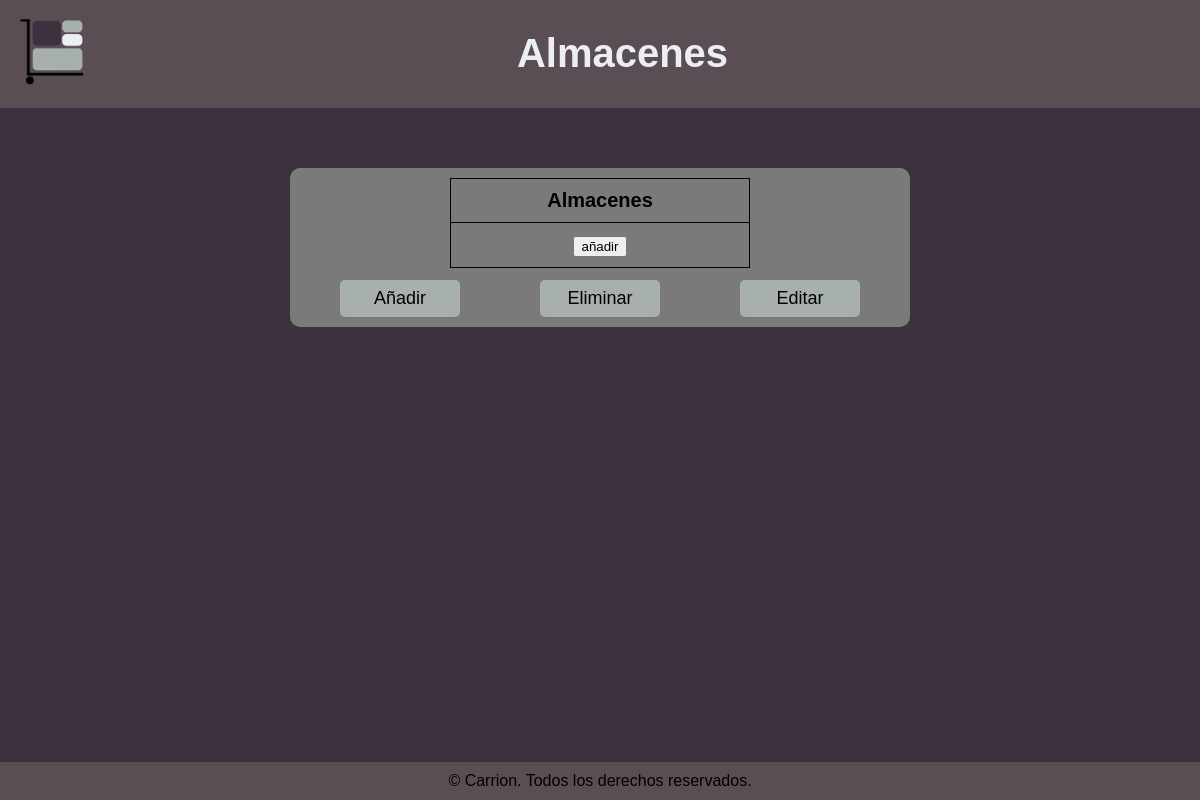
/backoffice/almacen.php, run on an earlier commit of the app's database.
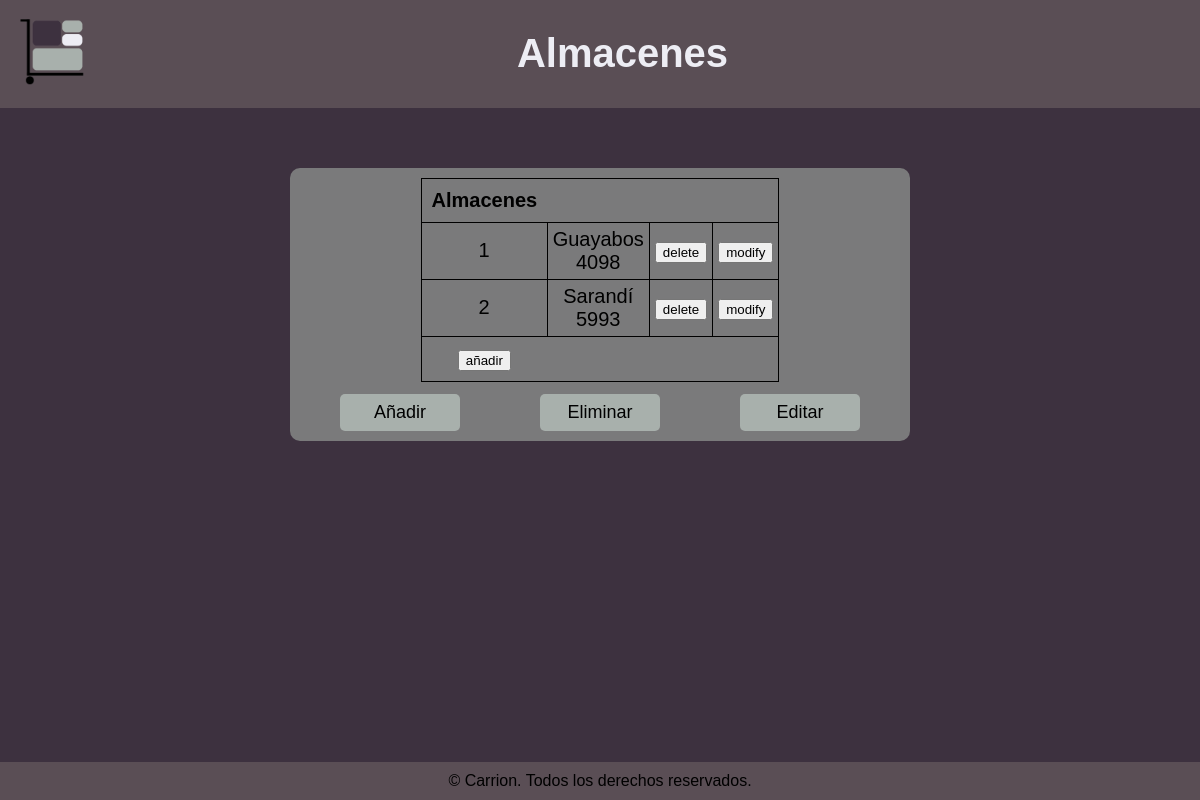
And on a later commit of the database.
### tables this page shows
CREATE TABLE `almacen` (
  `idAlmacen` int(11) NOT NULL,
  `ubicacion` varchar(64) NOT NULL
);

### backoffice/almacen.php (the view, shortened to what this page needs)
<!DOCTYPE html>
<html lang="en">
<head>
    <link rel="stylesheet" href="assets/css/paginasBackoffice.css">
</head>
<?php
$db = new Database();
$connection = $db->dbConnect();
$almacenes = $connection->query("select * from almacen;")->fetch_all(MYSQLI_ASSOC);
?>
<body>
    <header>
        <img src="assets/imagenes/LogoA.png" class="logo">
        <h1>Almacenes</h1>
    </header>
    <main>
        <div class="container-table">
            <table>
                <thead>
                    <th>Almacenes</th>
                </thead>
                <tbody>
                    <?php
                    foreach ($almacenes as $almacen) {
                        echo "<tr>";
                        foreach ($almacen as $key => $value) {
                            if (isset($value)) {
                                echo "<td>" . $value . "</td>";
                            } else
                                echo "<td>" . "NULL" . "</td>";
                        }
                        echo "<form action='' method='post'>
                        <input type='hidden' name='idAlmacen' value='" . $almacen['idAlmacen'] . "'>
                        <td><input type='submit' name='delete' value='delete'/></td></form>
                        <form action='editar.php' method='post'>
                        <input type='hidden' name='tipo' value='almacen'>
                        <input type='hidden' name='identificador' value='idAlmacen'>
                        <input type='hidden' name='idAlmacen' value='" . $almacen['idAlmacen'] . "'>
                        <td><input type='submit' name='modify' value='modify'/></td></form>";
                        echo "</tr>";
                    }
                    ?>
                </tbody>
                <tfoot>
                    <th>
                        <form action="añadir.php" method="post">
                            <input type="submit" name="añadir" value="añadir">
                        </form>
                    </th>
                </tfoot>
            </table>
            <div class="container-button">
                <button class="añadir">Añadir</button> <button class="eliminar">Eliminar</button>
                <button class="editar">Editar</button>
            </div>
        </div>
    </main>
    <footer>
        <p>&copy; Carrion. Todos los derechos reservados.</p>
    </footer>
</body>
</html>

What changed in the data, as far as the page shows it:
added almacen: idAlmacen "1", ubicacion "Guayabos 4098"
added almacen: idAlmacen "2", ubicacion "Sarandí 5993"
